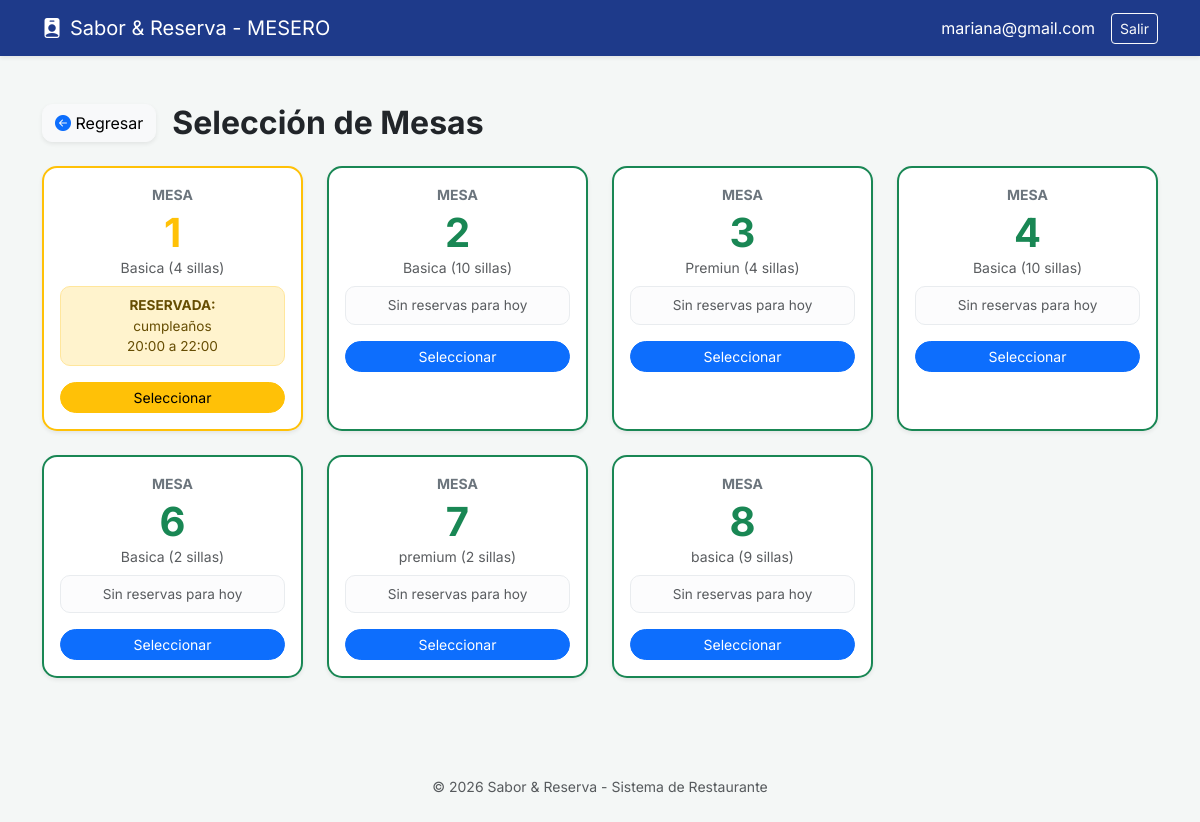
Screenshot of /client/mesero/views/mesas/index.php (signed in) with the database file from the repository.
### tables this page shows
CREATE TABLE `reservas` (
  `id_reserva` int(11) NOT NULL,
  `id_cliente_fk` int(11) DEFAULT NULL,
  `id_mesa_fk` int(11) DEFAULT NULL,
  `titulo_evento` varchar(100) DEFAULT NULL,
  `fecha_reserva` date NOT NULL,
  `hora_inicio` time NOT NULL,
  `hora_fin` time NOT NULL,
  `estado_reserva` varchar(100) DEFAULT 'Pendiente',
  `fecha_creacion` timestamp NOT NULL DEFAULT current_timestamp(),
  `fecha_actualizacion` timestamp NOT NULL DEFAULT current_timestamp() ON UPDATE current_timestamp()
);

CREATE TABLE `mesas` (
  `id_mesa` int(11) NOT NULL,
  `nro_mesa` int(11) NOT NULL,
  `sillas` int(11) NOT NULL,
  `tipo` varchar(100) DEFAULT 'Basica',
  `estado` varchar(100) DEFAULT 'Disponible'
);

### client/mesero/views/mesas/index.php (the view, shortened to what this page needs)
<?php
include '../../layouts/parte1.php';
$fecha_hoy = date('Y-m-d');
?>
<div class="container py-4">
    <div class="row mb-4 align-items-center">
        <div class="col-12 d-flex align-items-center">
            <a href="../index.php" class="btn btn-light shadow-sm me-3" style="border-radius: 10px;">
                <i class="bi bi-arrow-left-circle-fill text-primary"></i> Regresar
            </a>
            <h2 class="fw-bold mb-0">Selección de Mesas</h2>
        </div>
    </div>
    <div class="row g-4">
        <?php
        $sql_mesas = "SELECT m.*,
                            r.titulo_evento, r.hora_inicio, r.hora_fin, r.estado_reserva
                     FROM mesas m
                     LEFT JOIN reservas r ON m.id_mesa = r.id_mesa_fk
                                         AND r.fecha_reserva = :fecha_hoy
                                         AND r.estado_reserva = 'pendiente'
                     ORDER BY m.nro_mesa ASC";
        $query_mesas = $pdo->prepare($sql_mesas);
        $query_mesas->bindParam(':fecha_hoy', $fecha_hoy);
        $query_mesas->execute();
        $mesas = $query_mesas->fetchAll(PDO::FETCH_ASSOC);
        foreach($mesas as $mesa) {
            $id_mesa = $mesa['id_mesa'];
            $nro_mesa = $mesa['nro_mesa'];
            $capacidad = $mesa['sillas'];
            $tiene_reserva_hoy = !empty($mesa['hora_inicio']);
            if ($tiene_reserva_hoy) {
                $clase_card = "border-warning bg-white";
                $text_color = "text-warning";
                $info_reserva = "<b>RESERVADA:</b><br>" .
                                $mesa['titulo_evento'] . "<br>" .
                                date("H:i", strtotime($mesa['hora_inicio'])) . " a " .
                                date("H:i", strtotime($mesa['hora_fin']));
            } else {
                $clase_card = "border-success bg-white";
                $text_color = "text-success";
                $info_reserva = "<span class='text-muted'>Sin reservas para hoy</span>";
            }
        ?>
            <div class="col-6 col-md-4 col-lg-3">
                <a href="../pedidos/create.php?id_mesa=<?php echo $id_mesa; ?>" class="text-decoration-none">
                    <div class="card h-100 shadow-sm border-2 card-mesa <?php echo $clase_card; ?>" style="border-radius: 15px; transition: 0.3s;">
                        <div class="card-body text-center p-3">
                            <div class="small fw-bold text-secondary mb-1">MESA</div>
                            <h2 class="display-6 fw-bold mb-0 <?php echo $text_color; ?>">
                                <?php echo $nro_mesa; ?>
                            </h2>
                            <p class="small text-muted mb-2"><?php echo $mesa['tipo']; ?> (<?php echo $capacidad; ?> sillas)</p>
                            <div class="alert <?php echo $tiene_reserva_hoy ? 'alert-warning' : 'alert-light'; ?> p-2 mb-0" style="font-size: 0.85rem; border-radius: 10px;">
                                <?php echo $info_reserva; ?>
                            </div>
                            <div class="mt-3">
                                <span class="btn btn-sm <?php echo $tiene_reserva_hoy ? 'btn-warning' : 'btn-primary'; ?> w-100 rounded-pill">
                                    Seleccionar
                                </span>
                            </div>
                        </div>
                    </div>
                </a>
            </div>
        <?php } ?>
    </div>
</div>
<?php include '../../layouts/parte2.php'; ?>

### client/mesero/layouts/parte1.php (style rules this page uses)
body { font-family: 'Inter', sans-serif; background-color: #f4f7f6; }

### rows the page displays
reservas: id_mesa_fk.nro_mesa "1", id_mesa_fk.tipo "Basica", id_mesa_fk.sillas "4", titulo_evento "cumpleaños", hora_inicio "20:00", hora_fin "22:00"
mesas: nro_mesa "2", tipo "Basica", sillas "10", shows "Sin reservas para hoy"
mesas: nro_mesa "3", tipo "Premiun", sillas "4", shows "Sin reservas para hoy"
mesas: nro_mesa "4", tipo "Basica", sillas "10", shows "Sin reservas para hoy"
mesas: nro_mesa "6", tipo "Basica", sillas "2", shows "Sin reservas para hoy"
mesas: nro_mesa "7", tipo "premium", sillas "2", shows "Sin reservas para hoy"
mesas: nro_mesa "8", tipo "basica", sillas "9", shows "Sin reservas para hoy"

### other values shown
APP_NAME "Sabor & Reserva"
$_SESSION['sesionmesero'] "mariana@gmail.com"
